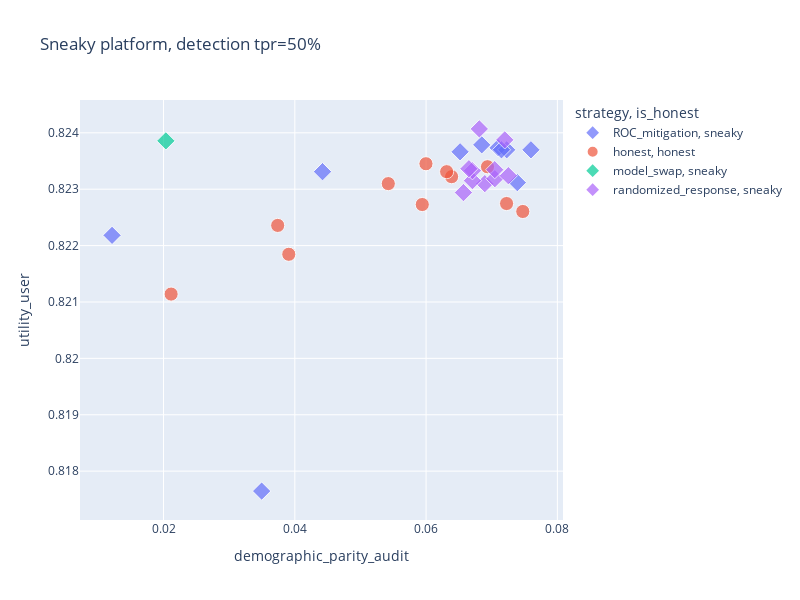

Source (notebook cell):
### Code cell
fig = px.scatter(
    audit.filter(
        pl.col("detection_tnr") == 1.0,
        pl.col("detection_tpr") == 0.5,
    ).with_columns(
        is_honest=pl.when(pl.col("strategy") == "honest")
        .then("strategy")
        .otherwise(pl.lit("sneaky")),
        size=10,
    ),
    x="demographic_parity_audit",
    y="utility_user",
    color="strategy",
    symbol="is_honest",
    size="size",
    size_max=10,
    hover_data=["strategy_json", "model_json", "model_name"],
    category_orders={"strategy": audit["strategy"].unique().sort().to_list()},
    height=600,
    width=800,
    title="Sneaky platform, detection tpr=50%",
)
fig.show()

### Figure 1 — Plotly figure (JSON) as saved in the notebook; plotly's stock layout.template omitted (floating-point values rounded to 4 significant figures)
{"data": [{"customdata": [["{\"epsilon\":null,\"theta\":0.36666666666666664}", "{\"epsilon\":null}", "unconstrained"], ["{\"epsilon\":null,\"theta\":0.5}", "{\"epsilon\":null}", "unconstrained"], ["{\"epsilon\":null,\"theta\":0.6}", "{\"epsilon\":null}", "unconstrained"], ["{\"epsilon\":null,\"theta\":0.5333333333333333}", "{\"epsilon\":null}", "unconstrained"], ["{\"epsilon\":null,\"theta\":0.3}", "{\"epsilon\":null}", "unconstrained"], ["{\"epsilon\":null,\"theta\":0.4666666666666667}", "{\"epsilon\":null}", "unconstrained"], ["{\"epsilon\":null,\"theta\":0.4}", "{\"epsilon\":null}", "unconstrained"], ["{\"epsilon\":null,\"theta\":0.5666666666666667}", "{\"epsilon\":null}", "unconstrained"], ["{\"epsilon\":null,\"theta\":0.43333333333333335}", "{\"epsilon\":null}", "unconstrained"], ["{\"epsilon\":null,\"theta\":0.3333333333333333}", "{\"epsilon\":null}", "unconstrained"]], "hovertemplate": "strategy=ROC_mitigation<br>is_honest=sneaky<br>demographic_parity_audit=%{x}<br>utility_user=%{y}<br>size=%{marker.size}<br>strategy_json=%{customdata[0]}<br>model_json=%{customdata[1]}<br>model_name=%{customdata[2]}<extra></extra>", "legendgroup": "ROC_mitigation, sneaky", "marker": {"color": "#636efa", "size": [10, 10, 10, 10, 10, 10, 10, 10, 10, 10], "sizemode": "area", "sizeref": 0.1, "symbol": "diamond"}, "mode": "markers", "name": "ROC_mitigation, sneaky", "orientation": "v", "showlegend": true, "type": "scatter", "x": [0.0739, 0.07097, 0.03495, 0.04422, 0.07229, 0.07148, 0.07597, 0.01216, 0.06848, 0.06518], "xaxis": "x", "y": [0.8231, 0.8237, 0.8176, 0.8233, 0.8237, 0.8237, 0.8237, 0.8222, 0.8238, 0.8237], "yaxis": "y"}, {"customdata": [["{\"epsilon\":null,\"theta\":null}", "{\"epsilon\":0.001}", "exponentiated_gradient"], ["{\"epsilon\":null,\"theta\":null}", "{\"epsilon\":0.08900000000000001}", "exponentiated_gradient"], ["{\"epsilon\":null,\"theta\":null}", "{\"epsilon\":0.05600000000000001}", "exponentiated_gradient"], ["{\"epsilon\":null,\"theta\":null}", "{\"epsilon\":0.012}", "exponentiated_gradient"], ["{\"epsilon\":null,\"theta\":null}", "{\"epsilon\":0.045000000000000005}", "exponentiated_gradient"], ["{\"epsilon\":null,\"theta\":null}", "{\"epsilon\":null}", "unconstrained"], ["{\"epsilon\":null,\"theta\":null}", "{\"epsilon\":0.067}", "exponentiated_gradient"], ["{\"epsilon\":null,\"theta\":null}", "{\"epsilon\":0.034}", "exponentiated_gradient"], ["{\"epsilon\":null,\"theta\":null}", "{\"epsilon\":0.023000000000000003}", "exponentiated_gradient"], ["{\"epsilon\":null,\"theta\":null}", "{\"epsilon\":0.1}", "exponentiated_gradient"], ["{\"epsilon\":null,\"theta\":null}", "{\"epsilon\":0.07800000000000001}", "exponentiated_gradient"]], "hovertemplate": "strategy=honest<br>is_honest=honest<br>demographic_parity_audit=%{x}<br>utility_user=%{y}<br>size=%{marker.size}<br>strategy_json=%{customdata[0]}<br>model_json=%{customdata[1]}<br>model_name=%{customdata[2]}<extra></extra>", "legendgroup": "honest, honest", "marker": {"color": "#EF553B", "size": [10, 10, 10, 10, 10, 10, 10, 10, 10, 10, 10], "sizemode": "area", "sizeref": 0.1, "symbol": "circle"}, "mode": "markers", "name": "honest, honest", "orientation": "v", "showlegend": true, "type": "scatter", "x": [0.02115, 0.06389, 0.05424, 0.03908, 0.07473, 0.07226, 0.05942, 0.05998, 0.03739, 0.06313, 0.06935], "xaxis": "x", "y": [0.8211, 0.8232, 0.8231, 0.8218, 0.8226, 0.8227, 0.8227, 0.8235, 0.8224, 0.8233, 0.8234], "yaxis": "y"}, {"customdata": [["{\"epsilon\":null,\"theta\":null}", "{\"epsilon\":null}", "unconstrained"]], "hovertemplate": "strategy=model_swap<br>is_honest=sneaky<br>demographic_parity_audit=%{x}<br>utility_user=%{y}<br>size=%{marker.size}<br>strategy_json=%{customdata[0]}<br>model_json=%{customdata[1]}<br>model_name=%{customdata[2]}<extra></extra>", "legendgroup": "model_swap, sneaky", "marker": {"color": "#00cc96", "size": [10], "sizemode": "area", "sizeref": 0.1, "symbol": "diamond"}, "mode": "markers", "name": "model_swap, sneaky", "orientation": "v", "showlegend": true, "type": "scatter", "x": [0.02035], "xaxis": "x", "y": [0.8239], "yaxis": "y"}, {"customdata": [["{\"epsilon\":1.0,\"theta\":null}", "{\"epsilon\":null}", "unconstrained"], ["{\"epsilon\":2.0,\"theta\":null}", "{\"epsilon\":null}", "unconstrained"], ["{\"epsilon\":7.0,\"theta\":null}", "{\"epsilon\":null}", "unconstrained"], ["{\"epsilon\":4.0,\"theta\":null}", "{\"epsilon\":null}", "unconstrained"], ["{\"epsilon\":10.0,\"theta\":null}", "{\"epsilon\":null}", "unconstrained"], ["{\"epsilon\":3.0,\"theta\":null}", "{\"epsilon\":null}", "unconstrained"], ["{\"epsilon\":8.0,\"theta\":null}", "{\"epsilon\":null}", "unconstrained"], ["{\"epsilon\":5.0,\"theta\":null}", "{\"epsilon\":null}", "unconstrained"], ["{\"epsilon\":9.0,\"theta\":null}", "{\"epsilon\":null}", "unconstrained"], ["{\"epsilon\":6.0,\"theta\":null}", "{\"epsilon\":null}", "unconstrained"]], "hovertemplate": "strategy=randomized_response<br>is_honest=sneaky<br>demographic_parity_audit=%{x}<br>utility_user=%{y}<br>size=%{marker.size}<br>strategy_json=%{customdata[0]}<br>model_json=%{customdata[1]}<br>model_name=%{customdata[2]}<extra></extra>", "legendgroup": "randomized_response, sneaky", "marker": {"color": "#ab63fa", "size": [10, 10, 10, 10, 10, 10, 10, 10, 10, 10], "sizemode": "area", "sizeref": 0.1, "symbol": "diamond"}, "mode": "markers", "name": "randomized_response, sneaky", "orientation": "v", "showlegend": true, "type": "scatter", "x": [0.06894, 0.06706, 0.07048, 0.06811, 0.06706, 0.07253, 0.06569, 0.07199, 0.06652, 0.07046], "xaxis": "x", "y": [0.8231, 0.8232, 0.8232, 0.8241, 0.8233, 0.8232, 0.8229, 0.8239, 0.8234, 0.8233], "yaxis": "y"}], "layout": {"height": 600, "legend": {"itemsizing": "constant", "title": {"text": "strategy, is_honest"}, "tracegroupgap": 0}, "title": {"text": "Sneaky platform, detection tpr=50%"}, "width": 800, "xaxis": {"anchor": "y", "domain": [0, 1], "title": {"text": "demographic_parity_audit"}}, "yaxis": {"anchor": "x", "domain": [0, 1], "title": {"text": "utility_user"}}}}
